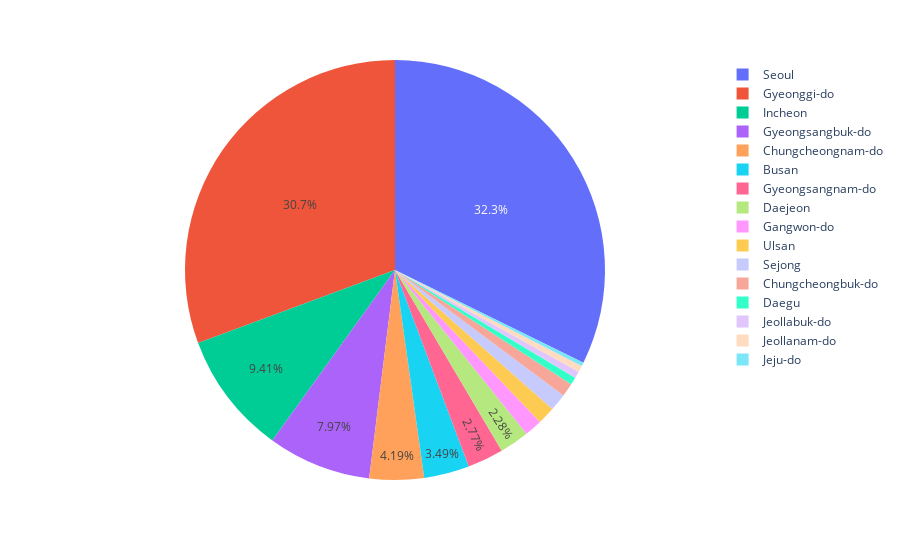

The cell this chart's notebook holds for it:
### Code cell
fig = px.pie(province_count, values='counts', names='province')
fig.update_traces(textposition='inside')
fig.update_layout(uniformtext_minsize=12, uniformtext_mode='hide')
fig.show()

### Figure 1 — Plotly figure (JSON) as saved in the notebook; plotly's stock layout.template omitted (floating-point values rounded to 4 significant figures)
{"data": [{"domain": {"x": [0.0, 1.0], "y": [0.0, 1.0]}, "hovertemplate": "province=%{label}<br>counts=%{value}<extra></extra>", "labels": ["Seoul", "Gyeonggi-do", "Incheon", "Gyeongsangbuk-do", "Chungcheongnam-do", "Busan", "Gyeongsangnam-do", "Daejeon", "Gangwon-do", "Ulsan", "Sejong", "Chungcheongbuk-do", "Daegu", "Jeollabuk-do", "Jeollanam-do", "Jeju-do"], "legendgroup": "", "name": "", "showlegend": true, "textposition": "inside", "type": "pie", "values": [1118, 1062, 326, 276, 145, 121, 96, 79, 47, 47, 46, 36, 20, 18, 17, 10]}], "layout": {"legend": {"tracegroupgap": 0}, "margin": {"t": 60}, "uniformtext": {"minsize": 12, "mode": "hide"}}}
